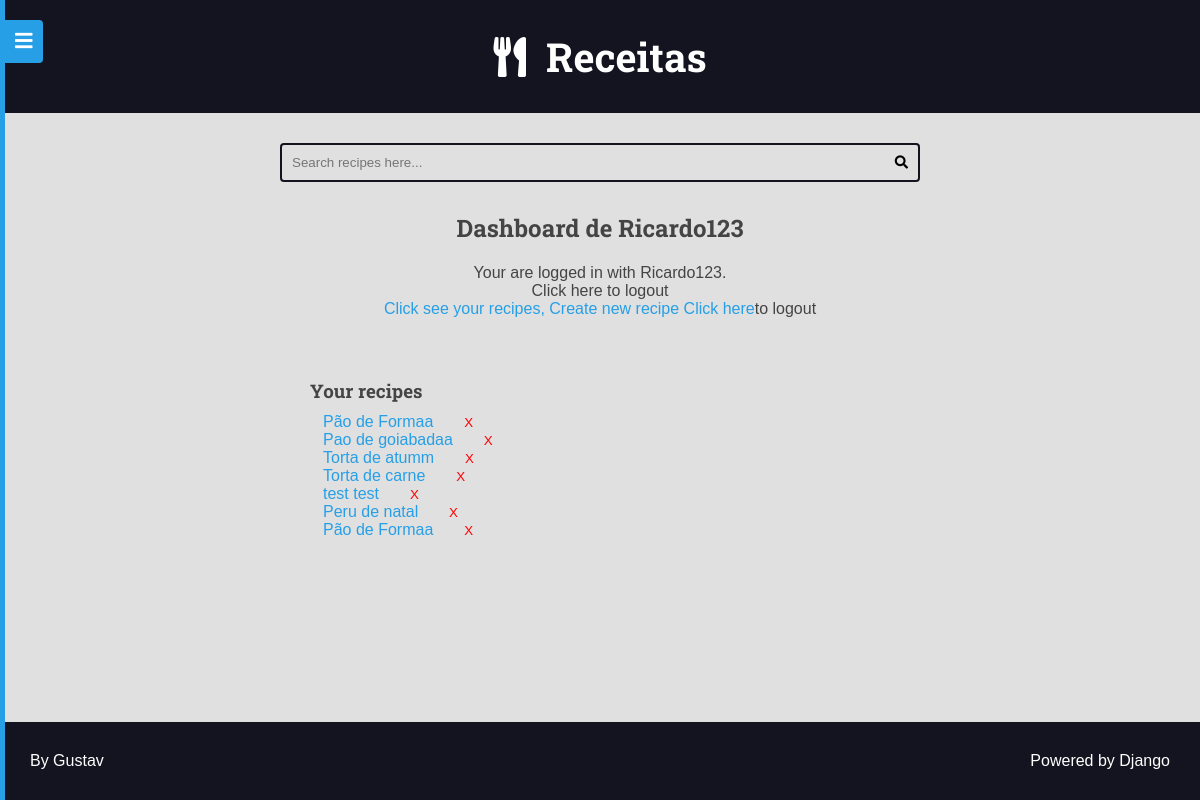
Page /authors/dashboard/ (signed in) on the earlier database version.
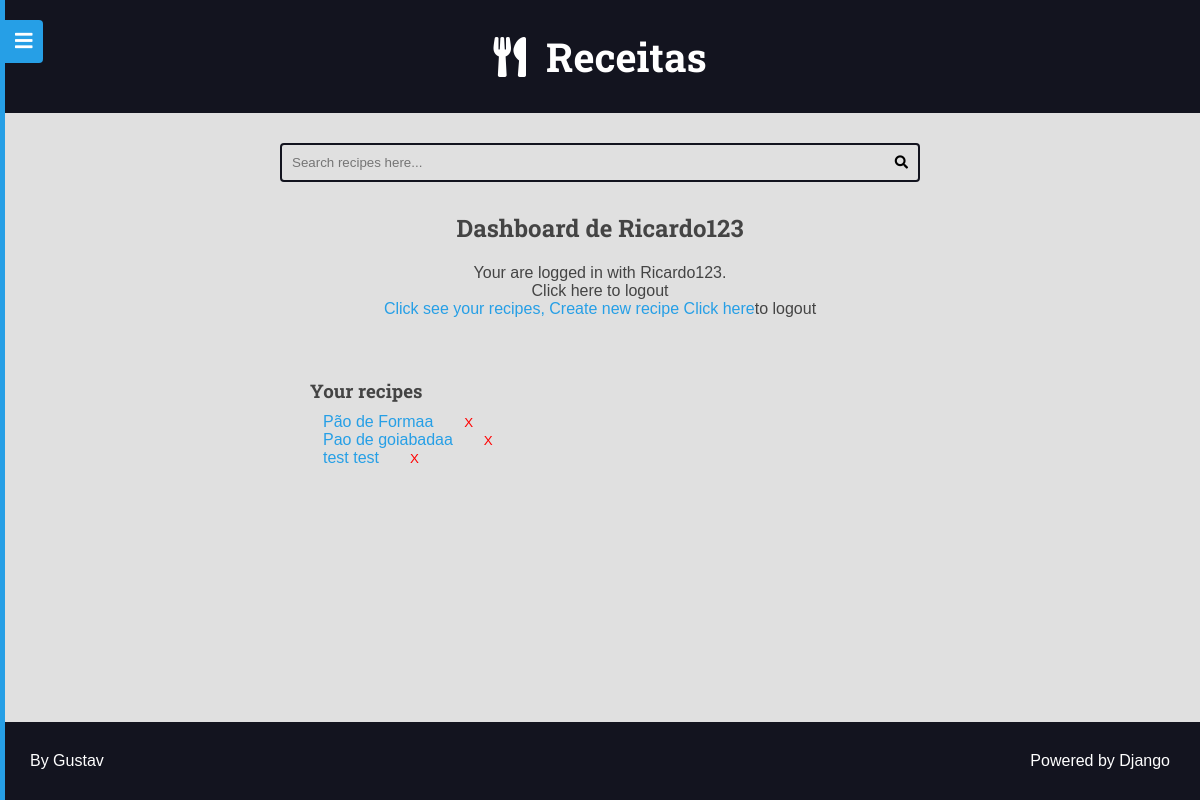
Same page on the later database version.
### recipes/models.py (models this page shows, shortened)
class Recipe(models.Model):
    title = models.CharField(max_length=65)
    description = models.CharField(max_length=165)
    slug = models.SlugField(unique=True)
    preparation_time = models.IntegerField()
    preparation_time_unit = models.CharField(max_length=65)
    servings = models.IntegerField()
    servings_unit = models.CharField(max_length=65)
    preparation_steps = models.TextField()
    preparation_steps_is_html = models.BooleanField(default=False)
    created_at = models.DateTimeField(auto_now_add=True)
    updated_at = models.DateTimeField(auto_now=True)
    is_published = models.BooleanField(default=False)
    cover = models.ImageField(
        upload_to='recipes/covers/%Y/%m/%d/',  blank=True,  default=''
        )
    category = models.ForeignKey(
        Category, on_delete=models.SET_NULL, null=True, default=None
        )
    author = models.ForeignKey(User, on_delete=models.SET_NULL, null=True)
    tags = GenericRelation(Tag, related_query_name='recipes')

### authors/views/all.py (the view)
# urls.py: path('dashboard/', views.dashboard, name='dashboard'),
@login_required(login_url='authors:login_view')
def dashboard(request: HttpRequest) -> HttpResponse:
    recipes = Recipe.objects.filter(
        is_published=False,
        author=request.user
    )
    return render(
        request,
        'authors/pages/dashboard.html',
        context={'recipes': recipes}
        )  # noqa:E501

### authors/templates/authors/pages/dashboard.html (shortened to what this page needs)
{%extends 'global/base.html'%}
{% block 'content'%}
  <div class="main-content center container">
    <h2>Dashboard de {{request.user.username}}</h2>
    {% include 'authors/partials/login_message.html'%}
    <div class="authors-dashboard-container">
      <h3>Your recipes</h3>
      <ul>
        {% for recipe in recipes %}
        <li>
          <div class="inline-info">
              <a href="{% url 'authors:dashboard_recipe_edit' recipe.id%}">{{recipe.title}}</a>
              <div class="lado-oposto">
                <form class="inline-form form-delete" action="{% url 'authors:dashboard_recipe_delete' recipe.id%}" method="POST">{% csrf_token %}
                  <button class="plaintext-button inline-button" type="submit">X</button>
                </form>
              </div>
            </div>
        </li>
        {% empty %}
        <li>
          <p>You do not have recipes, please create one.</p>
        </li>
        {% endfor %}
      </ul>
    </div>
  </div>
{% endblock%}

### base_templates/global/base.html (shortened to what this page needs)
{% load static%}
<!DOCTYPE html>
<html lang="pt-br">
<head>
    {% include 'global/partials/head.html'%}
</head>
<body>
    {% include 'global/partials/menu.html'%}
    {% include 'global/partials/header.html'%}
    {% include 'global/partials/search.html'%}
    <main class="main-content-container">
        {% block 'content'%}{% endblock %}
    </main>
    {% include 'global/partials/footer.html'%}
</body>
</html>

### base_templates/global/partials/head.html (shortened to what this page needs)
{% load static %}
<link rel="stylesheet" href="https://cdnjs.cloudflare.com/ajax/libs/font-awesome/5.15.4/css/fontawesome.min.css" />
<link rel="stylesheet" href="https://cdnjs.cloudflare.com/ajax/libs/font-awesome/5.15.4/css/solid.min.css" />
<link rel="stylesheet" href="{% static 'css/style.css'%}">
<link rel="stylesheet" href="{% static 'css/global-style.css'%}">
<link rel="stylesheet" href="https://cdnjs.cloudflare.com/ajax/libs/font-awesome/5.15.4/css/brands.min.css" />

### base_templates/global/partials/menu.html (shortened to what this page needs)
<button class="button-show-menu button-show-menu-visible">
    <i class="fas fa-bars"></i>
</button>
<div class="menu-container menu-hidden">
<div class="menu-content">
    <nav class="menu-nav">
        <a href="{% url 'recipes:home' %}">Home</a>
        {% if user.is_authenticated %}
            <a href="{% url 'authors:dashboard_create' %}">New recipe</a>
            <a href="{% url 'authors:dashboard' %}">Dashboard</a>
            <a class="authors-logout-link" href="{% url 'authors:logout' %}">Logout</a>
        {% else %}
            <a href="{% url 'authors:login_view' %}">Login</a>
            <a href="{% url 'authors:register' %}">Register</a>
        {% endif %}
    </nav>
</div>
</div>

### base_templates/global/partials/header.html
<header class="main-header-container">
    <div class="main-header container">
        <h1>
            <a class="main-logo " href="{% url 'recipes:home'%}">
                <i class="fas fa-utensils main-logo-icon"></i>
                <span>Receitas </span>
            </a>
        </h1>
    </div>
</header>

### base_templates/global/partials/search.html
<div class="search-container">
    <div class="container">
        <form action="{% url 'recipes:search' %}" method="GET" class="search-form">
            <input placeholder="Search recipes here..." type="search" class="search-input" name="search" value="{{request.GET.search}}" required>
            <button type="submit" class="search-button"><i class="fas fa-search"></i></button>
        </form>
</div>

### authors/templates/authors/partials/login_message.html (shortened to what this page needs)
{% if request.user.is_authenticated %}
    <div class="login-message" class="logout">
      Your are logged in with {{request.user.username}}.<br>
    Click here to logout <br>
      <a href="{%url 'authors:dashboard'%}">Click see your recipes,</a>
      <a href="{% url 'authors:dashboard_create'%}">Create new recipe</a>
      <a class="authors-logout-link" href="">Click here</a>to logout
    </div>
{% endif %}

### base_templates/global/partials/footer.html
<footer class="main-footer navbar-fixed-bottom">
    <div class="developer">
      <a href="#" target="_blank" rel="noreferrer noopener">By Gustav</a>
    </div>
    <div class="powered">
      <a href="#" target="_blank" rel="noreferrer noopener">Powered by Django</a>
    </div>
</footer>

### base_static/global/css/style.css (style rules this page uses)
:root { --color-primary: #269fe6; --color-primary-hover: #2086c2; --color-primary-dark: #13141f; --color-primary-dark-hover: #212336; --color-primary-light: #d4ecfa; --color-primary-light-hover: #bdd8e7; --color-white: #fff; --color-black: #000; --color-dark-text: #444; --color-info-light: #cce5ff; --color-debug-light: #cce5ff; --color-success-light: #d4edda; --color-alert-light: #fff3cd; --color-warning-light: #fff3cd; --color-error-light: #f8d7da; --color-info-dark: #4d86c4; --color-debug-dark: #4d86c4; --color-success-dark: #4a9c5d; --color-alert-dark: #927f40; --color-warning-dark: #927f40; --color-error-dark: #da525d; --color-gray-0: #f9f9f9; --color-gray-1: #e0e0e0; --color-gray-2: #c7c7c7; --color-gray-3: #aeaeae; --color-gray-4: #959595; --color-gray-5: #7d7d7d; --color-gray-6: #646464; --color-gray-7: #4b4b4b; --color-gray-8: #323232; --color-gray-9: #191919; --font-primary: sans-serif; --font-headings: 'Roboto Slab', serif; --spacing-gutter-medium: 3rem; --spacing-gutter-large: 4rem; }
* { padding: 0; margin: 0; box-sizing: border-box; }
html { font-size: 62.5%; }
body { font-size: 1.6rem; font-family: var(--font-primary); background: var(--color-gray-1); color: var(--color-dark-text); }
h1, h2, h3, h4, h5, h6 { font-family: var(--font-headings); }
a { color: var(--color-primary); text-decoration: none; }
.container { max-width: 144rem; margin: 0 auto; padding: var(--spacing-gutter-medium); }
.main-header-container { background: var(--color-primary-dark); }
.main-logo { font-size: 4rem; color: var(--color-white); text-decoration: none; display: flex; flex-flow: row nowrap; align-items: center; justify-content: center; width: fit-content; margin: 0 auto; }
.main-logo-icon { margin-right: 2rem; }
.search-form { border: 0.2rem solid var(--color-primary-dark); max-width: 64rem; margin: 0 auto; border-radius: 0.4rem; position: relative; transition: all 300ms ease-in-out; }
.search-input, .search-button { border: none; background: none; outline: none; padding: 1rem; transition: all 300ms ease-in-out; }
.search-input { width: 100%; padding-right: 3rem; }
.search-button { position: absolute; top: 0; right: 0; }
.main-content { padding-top: 0; }
.main-footer { display: flex; align-items: center; justify-content: space-between; background: var(--color-primary-dark); color: var(--color-white); padding: var(--spacing-gutter-medium); }
.main-footer a { color: var(--color-white); text-decoration: none; transition: all 300ms ease-in-out; }
.center { text-align: center; }
.navbar-fixed-bottom { bottom: 0; position: fixed; width:100% ; text-align: center; }
.login-message { margin: 2rem; }
.inline-info { display: flex; margin-left: 13px; }
.inline-button { margin-left: 10%; background-color: var(--color-gray-1); text-decoration: none; border: none; cursor: pointer; color: red; }
.lado-oposto { display: block; margin-left: 30px; }
.menu-container { position: fixed; top: 0; left: 0; bottom: 0; width: 260px; min-height: 100vh; overflow-y: auto; background: var(--color-primary); z-index: 2; transition: all 300ms ease-in-out; }
.menu-container a { color: var(--color-white); }
.menu-hidden { left: -255px; }
.button-show-menu { position: fixed; left: 265px; top: 2rem; color: var(--color-white); background-color: var(--color-primary); border: none; font-size: 2rem; z-index: 3; padding: 1rem; visibility: hidden; opacity: 0; transition: all 300ms ease-in-out; border-radius: 0 4px 4px 0; cursor: pointer; }
.button-show-menu-visible { visibility: visible; opacity: 1; left: 5px; }
.menu-nav { display: flex; flex-flow: column wrap; font-family: var(--font-headings); font-size: 2rem; }
.menu-nav a { width: 100%; padding: 1rem; }

### base_static/global/css/global-style.css (style rules this page uses)
.authors-dashboard-container { max-width: 64rem; padding: var(--spacing-gutter-medium); margin: 0 auto; text-align: left; }
.authors-dashboard-container h3, .authors-dashboard-container p, .authors-dashboard-container ul { list-style-type: none; margin: 1rem 0; }

Differences in the rows shown:
removed Recipe: title "Torta de atumm"
removed Recipe: title "Torta de carne"
removed Recipe: title "Peru de natal"
removed Recipe: title "Pão de Formaa"
